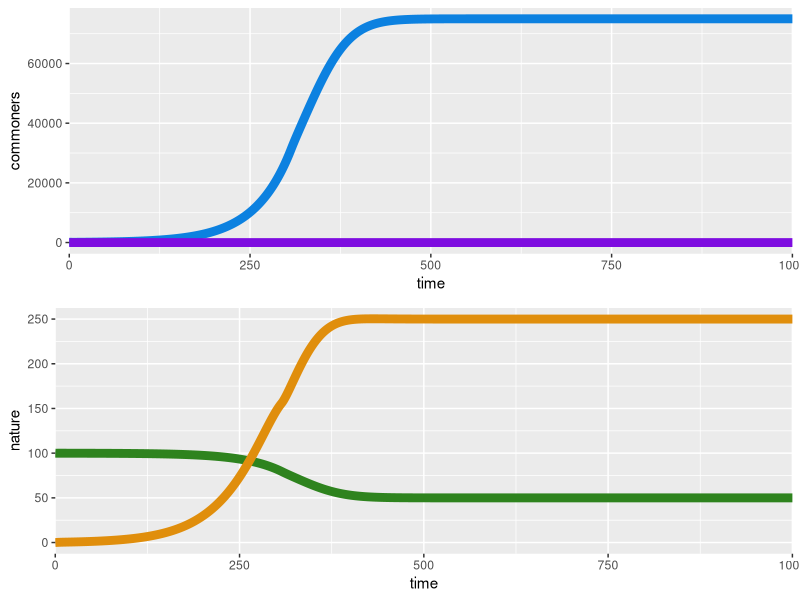

The R script that drew this image:
# based on Human And Nature DYnamics (HANDY) model by:
# Motesharrei et al (2012) A Minimal Model for Human and Nature Interaction
# https://www.sciencedirect.com/science/article/pii/S0921800914000615
#
# code made by WRF 2024-09-01

library(ggplot2)
library(gridExtra)

# min and max death factors
alpha_min = 0.01
alpha_max = 0.07

# birth rates for commoners and elites
BETA_Comm = 0.03
BETA_Elite = 0.03

# nature regeneration factor
GAMMA_REGROW = 0.01

# multiplier of consumption between commoners and elites
K_SALARY = 1

# max capacity of Nature
lambda_MAX_FOREST = 100

SUBSIST = 0.0005
rho_MIN_CONSUM = 0.005
X_Comm_start = 100
X_Elite_start = 0
y_start = lambda_MAX_FOREST
w_start = 0
BASE_DEPLETION = 6.67e-6
depletion = BASE_DEPLETION*1

max_time = 1000

### TRACKERS AND STARTING CONDITIONS
X_Comm_t = c(X_Comm_start)
X_Elite_t = c(X_Elite_start)
y_t = c(y_start)
w_t = c(w_start)
t = c(0)

### MODEL LOOP
for (i in 1:max_time){
  # calculate some dependent values
  w_thres = rho_MIN_CONSUM * X_Comm_t[i]  +  K_SALARY * rho_MIN_CONSUM * X_Elite_t[i]

  cons_Comm = min(1, (w_t[i]/w_thres) ) * SUBSIST * X_Comm_t[i]
  cons_Comm
  cons_Elite = min(1, (w_t[i]/w_thres) ) * SUBSIST * X_Elite_t[i] * K_SALARY
  cons_Elite
  alpha_Comm = alpha_min + max(0, 1-(cons_Comm/(SUBSIST * X_Comm_t[i]))) * (alpha_max-alpha_min)

  starv_Elite = cons_Elite/(SUBSIST * X_Elite_t[i]) # set to 0 if Na, from divide by 0
  alpha_Elite = alpha_min + max(0, 1-(ifelse(is.na(starv_Elite),0,starv_Elite))) * (alpha_max-alpha_min)
  alpha_Comm
  alpha_Elite
  
  # iterate 4 major equations in model
  X_Comm_new = X_Comm_t[i]  +  X_Comm_t[i] * BETA_Comm  -  
               X_Comm_t[i] * alpha_Comm
  X_Comm_new
  X_Elite_new = X_Elite_t[i]  +  X_Elite_t[i] * BETA_Elite  -  
                X_Elite_t[i] * ifelse(is.na(alpha_Elite),0,alpha_Elite)
  X_Elite_new
  y_new = y_t[i]  +  GAMMA_REGROW * y_t[i] * (lambda_MAX_FOREST-y_t[i])  -  
          depletion * X_Comm_t[i] * y_t[i]
  y_new
  w_new = w_t[i]  +  depletion*X_Comm_t[i]*y_t[i] - cons_Comm - cons_Elite
  w_new

  # track new values
  t = c(t, i)
  X_Comm_t = c(X_Comm_t, X_Comm_new)
  X_Elite_t = c(X_Elite_t, X_Elite_new)
  y_t = c(y_t, y_new)
  w_t = c(w_t, w_new)
}


# make plot
# plot(t, X_Comm_t, 
#      type='l', lwd=5, col="#0c81e0ff")
# lines(t, X_Elite_t, lwd=5, col="#7e0ce0ff")
# lines(t, y_t*500, lwd=5, col="#2e831eff")
# lines(t, w_t*200, lwd=5, col="#e08e0cff")


pop_counts = data.frame(time=t, commoners=X_Comm_t, elites=X_Elite_t, nature=y_t, wealth=w_t)
g1 = ggplot(pop_counts, aes(x=time, y=commoners)) +
  scale_x_continuous(expand=c(0,0)) +
  geom_line(linewidth = 3, colour="#0c81e0ff") + 
  geom_line(aes(y=elites), linewidth = 3, colour="#7e0ce0ff")
g2 = ggplot(pop_counts, aes(x=time, y=nature)) +
  scale_x_continuous(expand=c(0,0)) +
  geom_line(linewidth = 3, colour="#2e831eff") + 
  geom_line(aes(y=wealth), linewidth = 3, colour="#e08e0cff")
grid.arrange(g1, g2, ncol=1)
